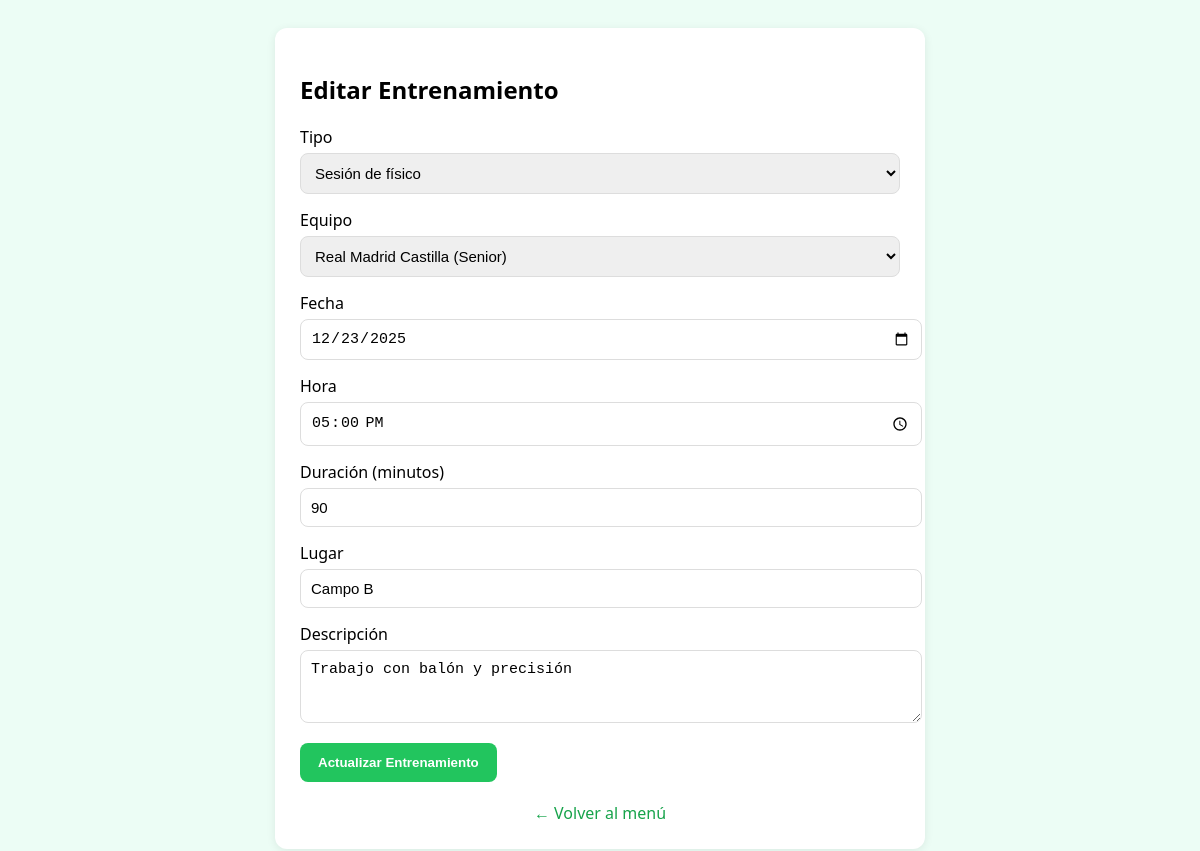
/entrenador/editar_entrenamiento.php?id=1 (signed in), run on the app's committed database.
### tables this page shows
CREATE TABLE `entrenamientos` (
  `id` int(11) NOT NULL,
  `club_id` int(11) NOT NULL,
  `titulo` enum('Sesión táctica','Sesión técnica','Sesión pre-partido','Sesión de físico') NOT NULL,
  `descripcion` text DEFAULT NULL,
  `fecha` date NOT NULL,
  `hora` time NOT NULL,
  `duracion` int(11) NOT NULL,
  `lugar` varchar(100) DEFAULT NULL,
  `equipo_id` int(11) DEFAULT NULL
);

### entrenador/editar_entrenamiento.php (the view, shortened to what this page needs)
<?php
require_once "../config/conexion.php";
 $club_id = $_SESSION['club_id'];
$id = $_GET['id'] ?? null;
$sql = "SELECT * FROM entrenamientos WHERE id = ?";
$stmt = $pdo->prepare($sql);
$stmt->execute([$id]);
$entrenamiento = $stmt->fetch(PDO::FETCH_ASSOC);
?>
<!DOCTYPE html>
<html lang="es">
<head>
    <link rel="stylesheet" href="https://cdnjs.cloudflare.com/ajax/libs/font-awesome/6.0.0/css/all.min.css">
</head>
<body>
    <div class="card-form">
        <h2>Editar Entrenamiento</h2>
        <form method="POST" action="">
            <div class="form-group">
                <label>Tipo</label>
                <select name="titulo" required>
                    <option value="Sesión de físico"
                        <?= $entrenamiento['titulo'] == 'Sesión de físico' ? 'selected' : '' ?>>Sesión de físico
                    </option>
                </select>
            </div>
            <div class="form-group">
                <label>Equipo</label>
                <select name="equipo_id" required>
                    <?php
                    $equipos = $pdo->query("SELECT id, nombre,categoria FROM equipos WHERE equipo_id = $club_id");
                    while($e = $equipos->fetch(PDO::FETCH_ASSOC)):
                    ?>
                    <option value="<?= $e['id'] ?>" <?= $entrenamiento['equipo_id'] == $e['id'] ? 'selected' : '' ?>>
                        <?= $e['nombre'] ." (" . $e['categoria']. ")"?>
                    </option>
                    <?php endwhile; ?>
                </select>
            </div>
            <div class="form-group">
                <label>Fecha</label>
                <input type="date" name="fecha" value="<?= $entrenamiento['fecha'] ?>" required>
            </div>
            <div class="form-group">
                <label>Hora</label>
                <input type="time" name="hora" value="<?= $entrenamiento['hora'] ?>" required>
            </div>
            <div class="form-group">
                <label>Duración (minutos)</label>
                <input type="number" name="duracion" value="<?= $entrenamiento['duracion'] ?>" required>
            </div>
            <div class="form-group">
                <label>Lugar</label>
                <input type="text" name="lugar" value="<?= $entrenamiento['lugar'] ?>">
            </div>
            <div class="form-group">
                <label>Descripción</label>
                <textarea name="descripcion" rows="3"><?= htmlspecialchars($entrenamiento['descripcion']) ?></textarea>
            </div>
            <button type="submit" class="btn-verde">Actualizar Entrenamiento</button>
        </form>
        <a class="volver" href="menu.php">← Volver al menú</a>
    </div>
</body>
</html>

### entrenador/editar_entrenamiento.php (style rules this page uses)
body { font-family: 'Segoe UI', sans-serif; background: #ecfdf5; padding: 20px; }
.card-form { background: white; padding: 25px; border-radius: 12px; max-width: 600px; margin: 0 auto; box-shadow: 0 2px 10px rgba(0, 0, 0, 0.08); }
.form-group { margin-bottom: 15px; }
.form-group label { display: block; margin-bottom: 5px; font-weight: 500; }
.form-group input, .form-group select, .form-group textarea { width: 100%; padding: 10px; border: 1px solid #ddd; border-radius: 8px; font-size: 15px; }
.btn-verde { background: #22c55e; color: white; border: none; padding: 12px 18px; border-radius: 8px; cursor: pointer; font-weight: bold; }
.volver { display: block; text-align: center; margin-top: 20px; color: #16a34a; text-decoration: none; }

### data on the page
entrenamientos: titulo "Sesión de físico", fecha "12/23/2025", hora "17:00:00", duracion "90", lugar "Campo B", descripcion "Trabajo con balón y precisión"

### other printed values
form field equipo_id "Real Madrid Castilla (Senior)"
